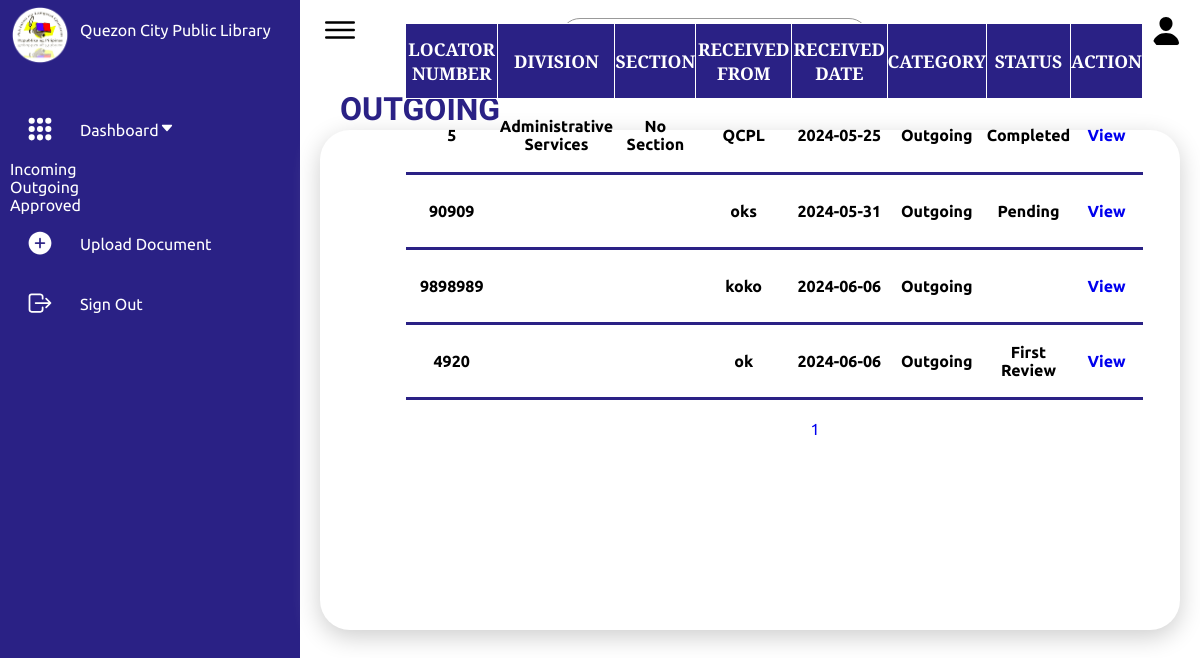
The app's page /Frontend/useroutgoingdash.php, older data.
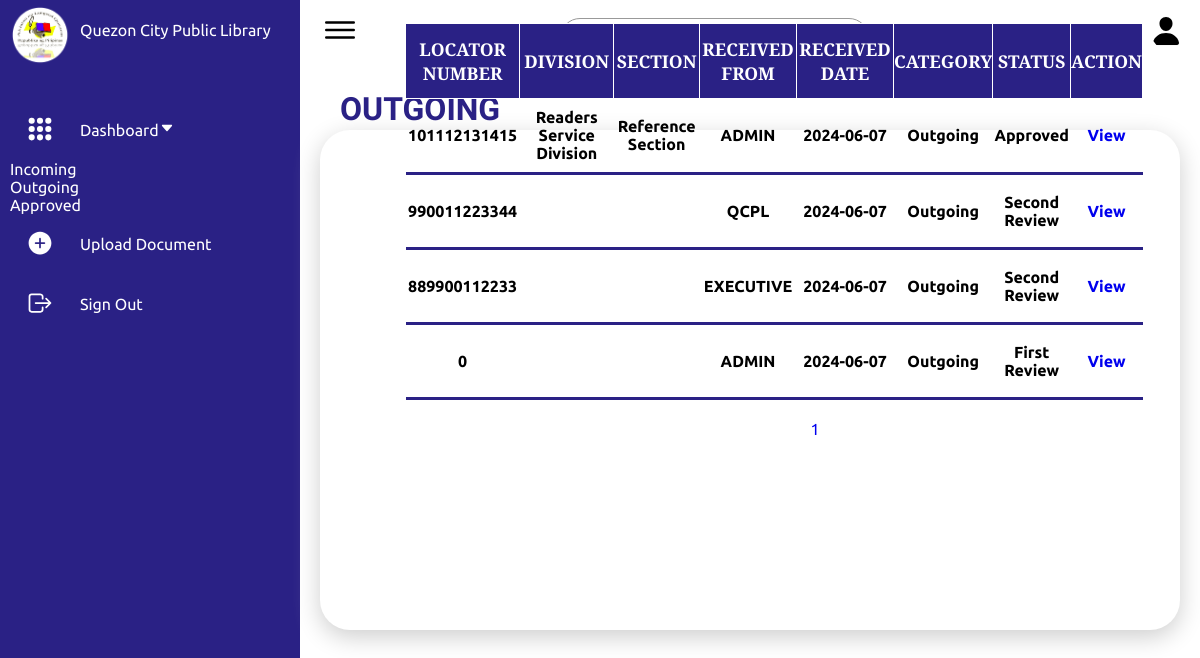
The same page, newer data.
### tables this page shows
CREATE TABLE `fileupload` (
  `id` int(11) NOT NULL,
  `file_name` varchar(255) NOT NULL,
  `division` varchar(255) DEFAULT NULL,
  `section` varchar(255) DEFAULT NULL,
  `category` enum('Incoming','Outgoing','','') DEFAULT NULL,
  `locator_num` varchar(255) DEFAULT NULL,
  `received_date` date DEFAULT NULL,
  `received_from` varchar(255) DEFAULT NULL,
  `subject` varchar(255) DEFAULT NULL,
  `description` text DEFAULT NULL,
  `type` varchar(100) DEFAULT NULL,
  `file_path` varchar(255) NOT NULL,
  `proofreader_comment` varchar(255) NOT NULL,
  `boss2_comment` varchar(255) NOT NULL,
  `boss1_comment` varchar(255) NOT NULL,
  `status` varchar(255) NOT NULL
);

### Frontend/useroutgoingdash.php (the view, shortened to what this page needs)
<!DOCTYPE html>
<html lang="en">
<head>
    <link rel="stylesheet" href="userdashboard.css">
</head>
<body>
     <div class="container">
        <div class="navigation">
            <ul>
                <li>
                    <a href="#">
                        <span class="img">
                            <img src="img/Logo.png" >
                        </span>
                        <span class="title">Quezon City Public Library</span>
                    </a>
                </li>
                <li>
                    <a href="userdashboard.php" class="dropdown-toggle">
                    <span class="icon">
                    <ion-icon name="apps"></ion-icon>
                    </span>
                    <span class="title">Dashboard<ion-icon id="dash_down_btn" name="caret-down-outline"></ion-icon></span>
                    </a>
                    <li class="sub_dash"><a href="userincomingdash.php">Incoming</a></li>
                    <li class="sub_dash"><a href="useroutgoingdash.php">Outgoing</a></li>
                    <li class="sub_dash"><a href="userapprovedash.php">Approved</a></li>
                <li>
                    <a href="useroutgoing.php" class="dropdown-toggle">
                    <span class="icon">
                    <ion-icon name="add-circle"></ion-icon>
                    </span>
                    <span class="title">Upload Document</span>
                    </a>
                </li>
                <li>
                    <a href="/qcpl/Backend/logout.php">
                        <span class="icon">
                            <ion-icon name="log-out-outline"></ion-icon>
                        </span>
                        <span class="title">Sign Out</span>
                    </a>
                </li>
            </ul>
        </div>
        <div class="main">
            <div class="topbar">
                <div class="toggle">
                    <ion-icon name="menu-outline"></ion-icon>
                </div>
            <form action="/qcpl/Backend/locator.php" method="GET">
                <div class="search">
                    <label>
                        <ion-icon name="search-outline" name="locate"></ion-icon>
                    </label>
                </div>
            </form>
                <div class="user">
                    <span class="icon">
                        <ion-icon name="person"></ion-icon>
                    </span>
                </div>
            </div>
            <div class="details">
                <div class="upload">
                    <div class="cardHeader">
                        <h2>OUTGOING</h2>
                        </div>
                    <div class="sum_tb">
                        <table aria-describedby="tableDescription">
                        <?php
$server = "localhost";
$username = "root";
$password = "";
$db = "qcpl";
$conn = new mysqli($server, $username, $password, $db);
$rowsPerPage = 4;
$page = isset($_GET['page']) ? intval($_GET['page']) : 1;
$offset = ($page - 1) * $rowsPerPage;
$sql = "SELECT division, section, category, locator_num, received_date, received_from, status FROM fileupload WHERE category='Outgoing' LIMIT $rowsPerPage OFFSET $offset";
$result = $conn->query($sql);
if ($result->num_rows > 0) {
    echo "<table>";
    echo "<tr><th>Locator Number</th><th>Division</th><th>Section</th><th>Received From</th><th>Received Date</th><th>Category</th><th>Status</th><th>Action</th></tr>";
    while ($row = $result->fetch_assoc()) {
        echo "<tr>";
        echo "<td>" . htmlspecialchars($row["locator_num"]) . "</td>";
        echo "<td>" . htmlspecialchars($row["division"]) . "</td>";
        echo "<td>" . htmlspecialchars($row["section"]) . "</td>";
        echo "<td>" . htmlspecialchars($row["received_from"]) . "</td>";
        echo "<td>" . htmlspecialchars($row["received_date"]) . "</td>";
        echo "<td>" . htmlspecialchars($row["category"]) . "</td>";
        echo "<td>" . htmlspecialchars($row["status"]) . "</td>";
        echo "<td id='table_th'><center><a href='useraccountlocator.php?locator_num=" . htmlspecialchars($row["locator_num"]) . "' target='_self' aria-label='View details for " . htmlspecialchars($row["locator_num"]) . "'>View</a></td>";
        echo "</tr>";
    }
    echo "</table>";
    $sql_count = "SELECT COUNT(*) AS total_count FROM fileupload WHERE category='Outgoing'";
    $result_count = $conn->query($sql_count);
    $row_count = $result_count->fetch_assoc();
    $total_records = $row_count['total_count'];
    $total_pages = ceil($total_records / $rowsPerPage);
    echo "<div style='text-align: center; margin-top: 20px;'>";
    for ($i = 1; $i <= $total_pages; $i++) {
        echo "<a href='?page=$i'>" . $i . "</a> ";
    }
    echo "</div>";
} else {
    echo "<script>alert('No documents found!');</script>";
}
?>
                    </div>
                </div>
</body>
</html>

### Frontend/userdashboard.css (style rules this page uses)
* { font-family: "Ubuntu", sans-serif; margin: 0; padding: 0; box-sizing: border-box; }
:root { --blue: #2a2185; --white: #fff; --gray: #f5f5f5; --black1: #222; --black2: #999; }
body { min-height: 100vh; overflow-x: hidden; }
.container { position: relative; width: 100%; }
.navigation { position: fixed; width: 300px; height: 100%; background: var(--blue); border-left: 10px solid var(--blue); transition: 0.5s; overflow: hidden; }
.navigation ul { position: absolute; top: 0; left: 0; width: 100%; }
.navigation ul li { position: relative; width: 100%; list-style: none; border-top-left-radius: 30px; border-bottom-left-radius: 30px; }
.navigation ul li:nth-child(1) { margin-bottom: 40px; pointer-events: none; }
.navigation ul li a { position: relative; display: block; width: 100%; display: flex; text-decoration: none; color: var(--white); }
.navigation ul li a .icon { position: relative; display: block; min-width: 60px; height: 60px; line-height: 75px; text-align: center; }
.navigation ul li a .icon ion-icon { font-size: 1.75rem; }
.navigation ul li a .img { position: relative; display: block; top: 5px; min-width: 60px; height: 60px; line-height: 75px; text-align: center; }
.navigation ul li a .img img { width: 100%; height: 100%; }
.navigation ul li a .title { position: relative; display: block; padding: 0 10px; height: 60px; line-height: 60px; text-align: start; white-space: nowrap; }
.main { position: absolute; width: calc(100% - 300px); left: 300px; min-height: 100vh; background: var(--white); transition: 0.5s; }
.topbar { width: 100%; height: 60px; display: flex; justify-content: space-between; align-items: center; padding: 0 10px; }
.toggle { position: relative; width: 60px; height: 60px; display: flex; justify-content: center; align-items: center; font-size: 2.5rem; cursor: pointer; }
.search { position: relative; width: 400px; margin: 0 10px; margin-top: 70px; }
.search label { position: relative; width: 150%; }
.search label ion-icon { position: absolute; top: -1px; left: 10px; font-size: 1.2rem; }
.user { position: relative; width: 40px; height: 40px; border-radius: 50%; overflow: hidden; cursor: pointer; }
.user ion-icon { position: absolute; top: 5px; left: 0px; font-size: 2rem; }
.details { position: relative; width: 100%; height: 100%; padding: 20px; margin-top: 60px; }
.details .upload { position: relative; min-height: 500px; margin-top: -10px; display: grid; background: var(--white); padding: 20px; box-shadow: 0 7px 25px rgb(206, 206, 206); border-radius: 30px; }
.details .cardHeader { margin-top: -60px; justify-content: space-between; align-items: flex-start; }
.cardHeader h2 { color: var(--blue); font-family: "Sedan SC", serif; font-size: 2rem; }
form { display: flex; flex-direction: column; align-items: center; }
form label { font-size: 16px; font-style: italic; margin-bottom: 5px; width: 50%; display: flex; justify-content: space-between; align-items: center; width: 50%; }
form label { display: flex; align-items: center; margin-right: 10px; }
.sum_tb { position: relative; top: -150px; left: 65px; width: 100%; text-align: center; }
.sum_tb table { width: 90%; border-collapse: collapse; }
.sum_tb tr { height: 75px; }
.sum_tb th { background-color: #2a2185; font-size: 1.1rem; text-align: center; color: #fff; font-weight: 100px; height: 40px; font-family: "Bitter", serif; text-transform:uppercase ; border: 1.5px solid; border-color: white; }
.sum_tb td { font-size: 1rem; font-weight: bold; border-bottom: 3px solid; border-color: #2a2185; }
.sum_tb a { text-decoration: none; }

Row changes from the older to the newer data that the page shows:
removed fileupload: locator_num "5", division "Administrative Services", section "No Section", received_from "QCPL", received_date "2024-05-25", category "Outgoing", status "Completed"
removed fileupload: locator_num "90909", received_from "oks", received_date "2024-05-31", category "Outgoing", status "Pending"
removed fileupload: locator_num "9898989", received_from "koko", received_date "2024-06-06", category "Outgoing"
removed fileupload: locator_num "4920", received_from "ok", received_date "2024-06-06", category "Outgoing", status "First Review"
added fileupload: locator_num "101112131415", division "Readers Service Division", section "Reference Section", received_from "ADMIN", received_date "2024-06-07", category "Outgoing", status "Approved"
added fileupload: locator_num "990011223344", received_from "QCPL", received_date "2024-06-07", category "Outgoing", status "Second Review"
added fileupload: locator_num "889900112233", received_from "EXECUTIVE", received_date "2024-06-07", category "Outgoing", status "Second Review"
added fileupload: locator_num "0", received_from "ADMIN", received_date "2024-06-07", category "Outgoing", status "First Review"
